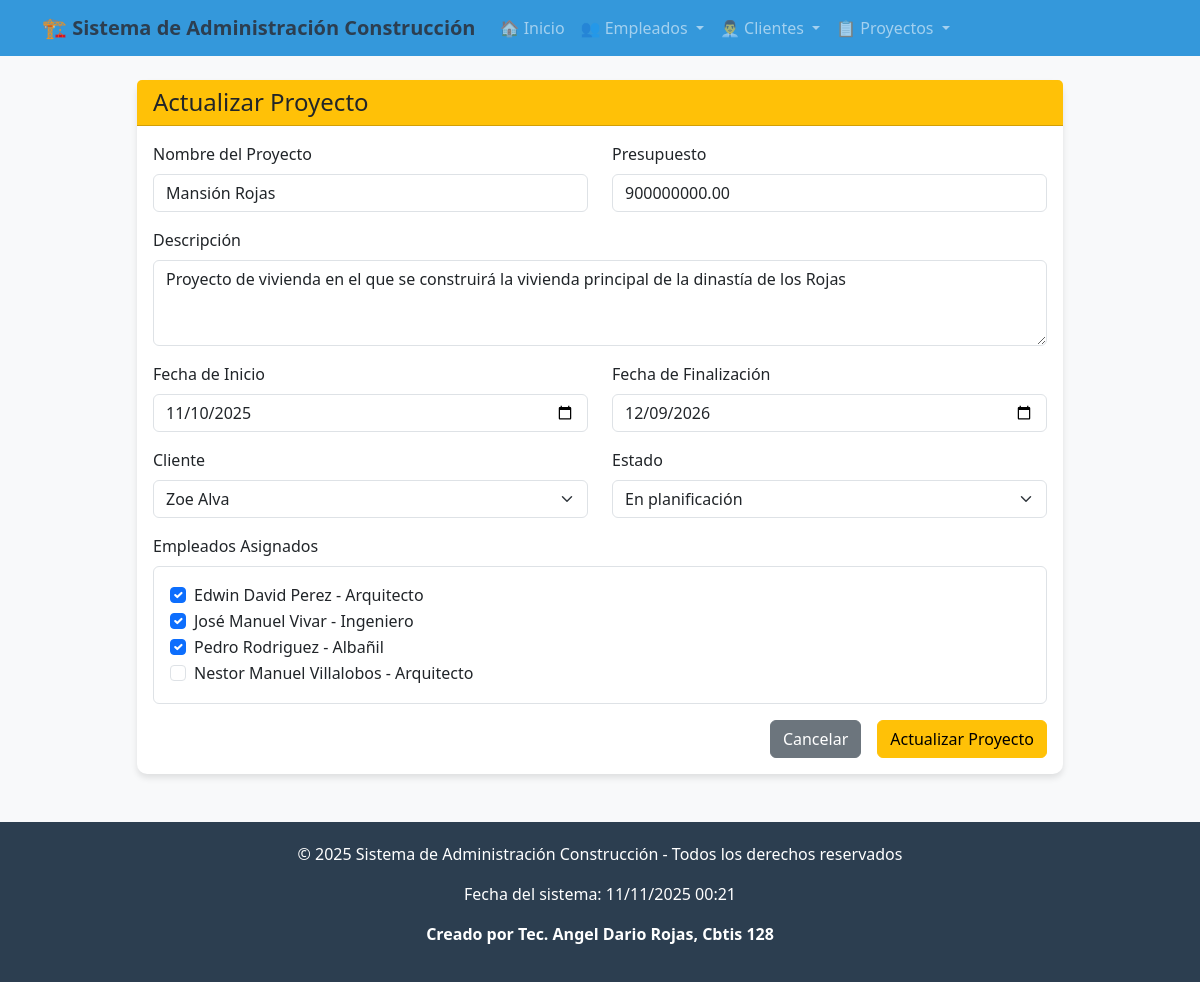
Page /proyecto/actualizar/1/ on the committed database.
### app_Construccion/models.py (models this page shows, shortened)
class Proyecto(models.Model):
    nombre = models.CharField(max_length=150)
    descripcion = models.TextField()
    fecha_inicio = models.DateField()
    fecha_fin = models.DateField()
    presupuesto = models.DecimalField(max_digits=12, decimal_places=2)
    cliente = models.ForeignKey(Cliente, on_delete=models.CASCADE, related_name="proyectos")
    empleados = models.ManyToManyField(Empleado, related_name="proyectos")
    estado = models.CharField(
        max_length=50,
        choices=[
            ("En planificación", "En planificación"),
            ("En curso", "En curso"),
            ("Finalizado", "Finalizado"),
        ],
        default="En planificación",
    )

class Cliente(models.Model):
    nombre = models.CharField(max_length=100)
    apellido = models.CharField(max_length=100)
    tipo_cliente = models.CharField(
        max_length=50,
        choices=[
            ("Residencial", "Residencial"),
            ("Comercial", "Comercial"),
            ("Gubernamental", "Gubernamental"),
        ],
        default="Residencial"
    )
    telefono = models.CharField(max_length=20)
    email = models.EmailField(unique=True)
    direccion = models.CharField(max_length=200)
    fecha_registro = models.DateField(auto_now_add=True)

class Empleado(models.Model):
    nombre = models.CharField(max_length=100)
    apellido = models.CharField(max_length=100)
    cargo = models.CharField(max_length=100)
    telefono = models.CharField(max_length=20)
    email = models.EmailField(unique=True)
    fecha_contratacion = models.DateField()
    salario = models.DecimalField(max_digits=10, decimal_places=2)

### app_Construccion/views.py (the view, shortened to what this page needs)
# urls.py: path('proyecto/actualizar/<int:proyecto_id>/', views.actualizar_proyecto, name='actualizar_proyecto'),
def actualizar_proyecto(request, proyecto_id):
    proyecto = get_object_or_404(Proyecto, id=proyecto_id)
    clientes = Cliente.objects.all()
    empleados = Empleado.objects.all()
    return render(request, 'proyecto/actualizar_proyecto.html', {
        'proyecto': proyecto,
        'clientes': clientes,
        'empleados': empleados
    })

### app_Construccion/templates/proyecto/actualizar_proyecto.html (shortened to what this page needs)
{% extends 'base.html' %}
{% block content %}
<div class="row justify-content-center">
    <div class="col-md-10">
        <div class="card">
            <div class="card-header bg-warning text-dark">
                <h4 class="mb-0">Actualizar Proyecto</h4>
            </div>
            <div class="card-body">
                <form method="POST">
                    <div class="row">
                        <div class="col-md-6 mb-3">
                            <label for="nombre" class="form-label">Nombre del Proyecto</label>
                            <input type="text" class="form-control" id="nombre" name="nombre" value="{{ proyecto.nombre }}" required>
                        </div>
                        <div class="col-md-6 mb-3">
                            <label for="presupuesto" class="form-label">Presupuesto</label>
                            <input type="number" step="0.01" class="form-control" id="presupuesto" name="presupuesto" value="{{ proyecto.presupuesto }}" required>
                        </div>
                    </div>
                    <div class="mb-3">
                        <label for="descripcion" class="form-label">Descripción</label>
                        <textarea class="form-control" id="descripcion" name="descripcion" rows="3" required>{{ proyecto.descripcion }}</textarea>
                    </div>
                    <div class="row">
                        <div class="col-md-6 mb-3">
                            <label for="fecha_inicio" class="form-label">Fecha de Inicio</label>
                            <input type="date" class="form-control" id="fecha_inicio" name="fecha_inicio" value="{{ proyecto.fecha_inicio|date:'Y-m-d' }}" required>
                        </div>
                        <div class="col-md-6 mb-3">
                            <label for="fecha_fin" class="form-label">Fecha de Finalización</label>
                            <input type="date" class="form-control" id="fecha_fin" name="fecha_fin" value="{{ proyecto.fecha_fin|date:'Y-m-d' }}" required>
                        </div>
                    </div>
                    <div class="row">
                        <div class="col-md-6 mb-3">
                            <label for="cliente" class="form-label">Cliente</label>
                            <select class="form-select" id="cliente" name="cliente" required>
                                {% for cliente in clientes %}
                                <option value="{{ cliente.id }}" {% if cliente.id == proyecto.cliente.id %}selected{% endif %}>
                                    {{ cliente.nombre }} {{ cliente.apellido }}
                                </option>
                                {% endfor %}
                            </select>
                        </div>
                        <div class="col-md-6 mb-3">
                            <label for="estado" class="form-label">Estado</label>
                            <select class="form-select" id="estado" name="estado" required>
                                <option value="En planificación" {% if proyecto.estado == "En planificación" %}selected{% endif %}>En planificación</option>
                            </select>
                        </div>
                    </div>
                    <div class="mb-3">
                        <label class="form-label">Empleados Asignados</label>
                        <div class="border rounded p-3" style="max-height: 200px; overflow-y: auto;">
                            {% for empleado in empleados %}
                            <div class="form-check">
                                <input class="form-check-input" type="checkbox" name="empleados" value="{{ empleado.id }}" id="empleado{{ empleado.id }}"
                                    {% if empleado in proyecto.empleados.all %}checked{% endif %}>
                                <label class="form-check-label" for="empleado{{ empleado.id }}">
                                    {{ empleado.nombre }} {{ empleado.apellido }} - {{ empleado.cargo }}
                                </label>
                            </div>
                            {% endfor %}
                        </div>
                    </div>
                    <div class="d-grid gap-2 d-md-flex justify-content-md-end">
                        <a href="{% url 'ver_proyectos' %}" class="btn btn-secondary me-md-2">Cancelar</a>
                        <button type="submit" class="btn btn-warning">Actualizar Proyecto</button>
                    </div>
                </form>
            </div>
        </div>
    </div>
</div>
{% endblock %}

### app_Construccion/templates/base.html (style rules this page uses)
body { background-color: #f8f9fa; font-family: 'Segoe UI', Tahoma, Geneva, Verdana, sans-serif; }
.card { border: none; border-radius: 10px; box-shadow: 0 4px 6px rgba(0,0,0,0.1); }

### rows in the picture
Proyecto: nombre "Mansión Rojas", presupuesto "900000000.00", descripcion "Proyecto de vivienda en el que se construirá la vivienda principal de la dinastía de los Rojas", fecha_inicio "11/10/2025", fecha_fin "12/09/2026", cliente "Zoe Alva", estado "En planificación"
Empleado: empleados "☑", nombre "Edwin David", apellido "Perez", cargo "Arquitecto"
Empleado: empleados "☑", nombre "José Manuel", apellido "Vivar", cargo "Ingeniero"
Empleado: empleados "☑", nombre "Pedro", apellido "Rodriguez", cargo "Albañil"
Empleado: nombre "Nestor Manuel", apellido "Villalobos", cargo "Arquitecto"
